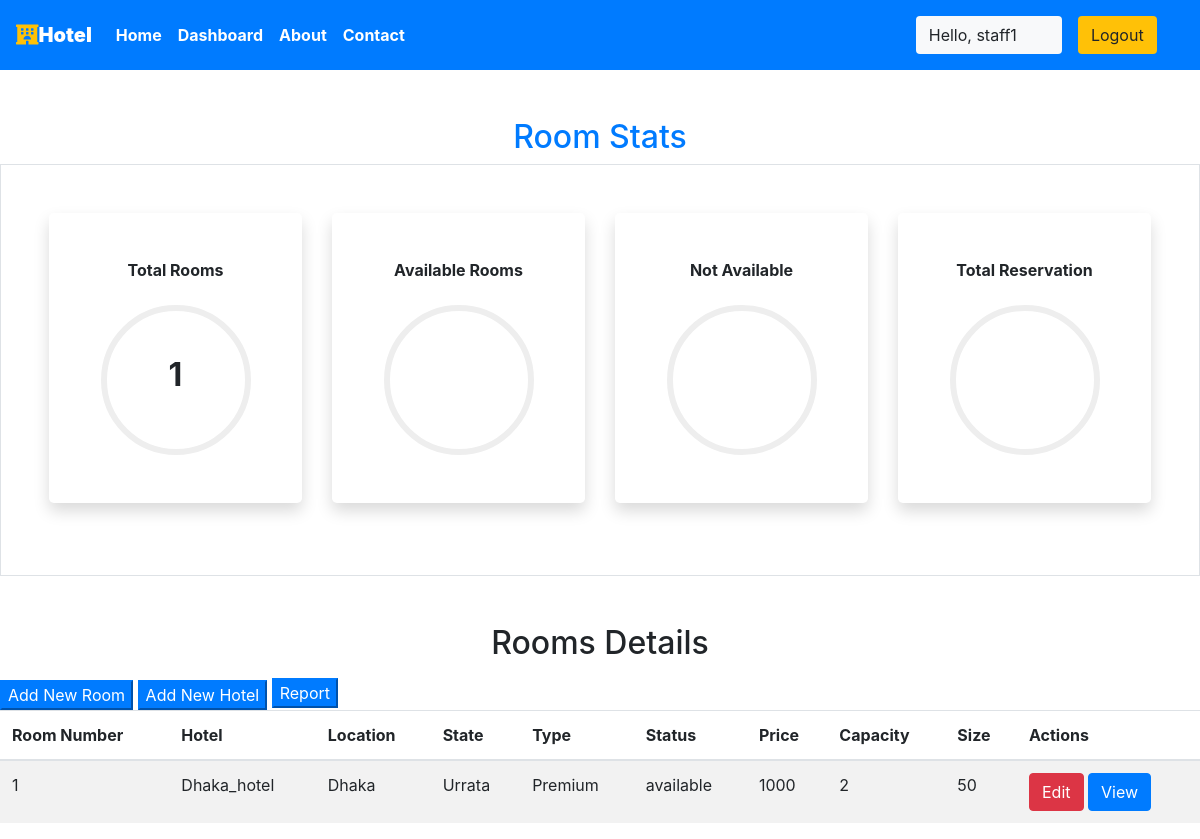
The app's page /staff/panel (signed in), older data.
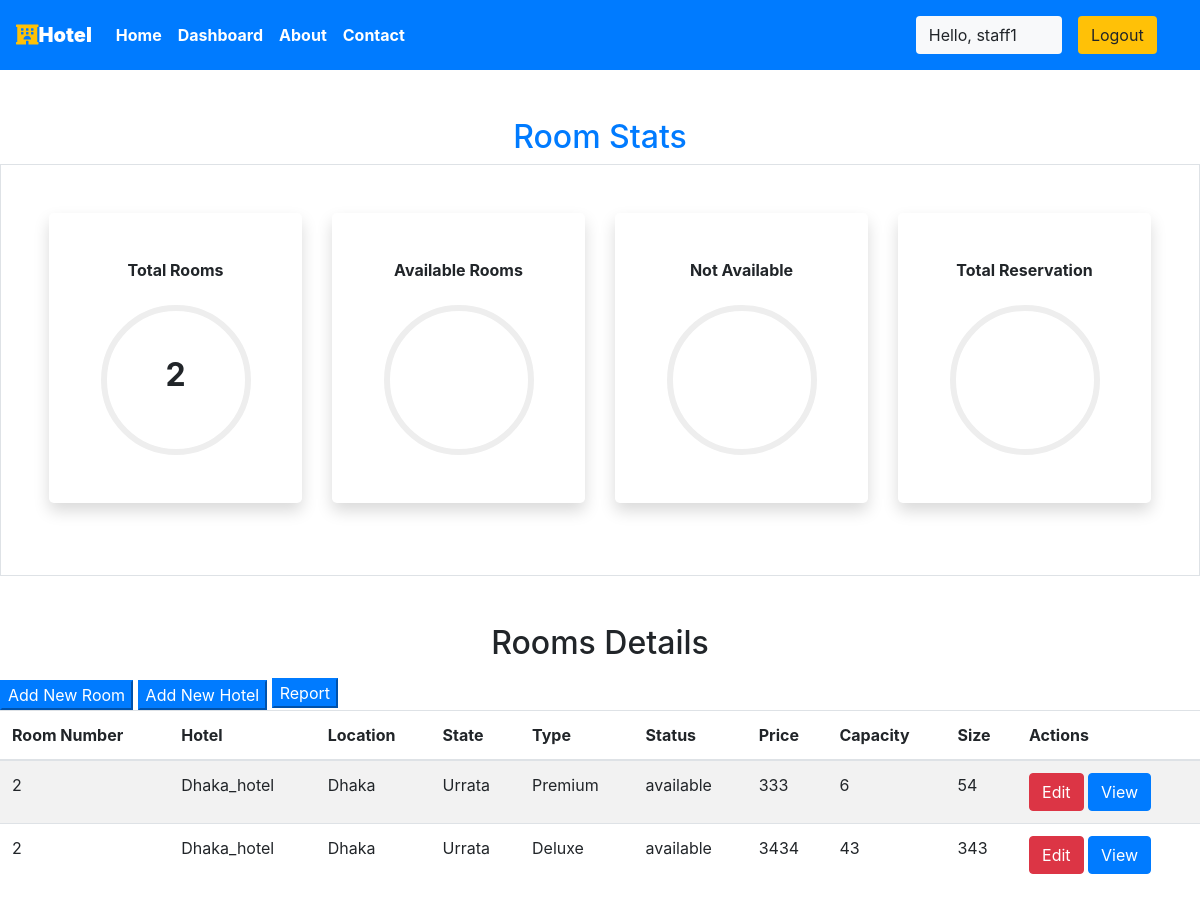
The same page, newer data.
### main/models.py (models this page shows, shortened)
class Room(models.Model):
    ROOM_STATUS = (
    ("1", "available"),
    ("2", "not available"),
    )
    ROOM_TYPE = (
    ("1", "Premium"),
    ("2", "Deluxe"),
    ("3","Basic"),
    )
    id = models.AutoField(primary_key=True)
    room_type = models.CharField(max_length=50,choices = ROOM_TYPE)
    capacity = models.IntegerField()
    price = models.IntegerField()
    size = models.IntegerField()
    hotel = models.ForeignKey(Hotel, on_delete = models.CASCADE)
    status = models.CharField(choices =ROOM_STATUS,max_length = 15)
    roomnumber = models.IntegerField()
    photo=models.ImageField(upload_to='room/', null=True, blank=True)
    Services=models.CharField(max_length=30,null=True)

class Hotel(models.Model):
    id = models.AutoField(primary_key=True)
    name = models.CharField(max_length=30,null=True)
    owner = models.ForeignKey(CustomUser, blank=True, null=True, on_delete=models.CASCADE)
    location = models.CharField(max_length=50)
    state = models.CharField(max_length=50,null=True)
    country = models.CharField(max_length=50,null=True)
    photo=models.ImageField(upload_to='hotel/', null=True, blank=True)
    def __str__(self):
        return self.name

### main/views.py (the view)
# urls.py: path('staff/panel', views.panel,name="staffpanel"),
@login_required(login_url='/staff')
def panel(request):
    if  request.user.groups.exists():
        user = request.user
        hotell = Hotel.objects.filter(owner=user)
        totall_rooms = []
        for hotels in hotell:
            room = Room.objects.filter(hotel=hotels)
            totall_rooms += room
        total_rooms = len(totall_rooms)
        hotel = Hotel.objects.filter(owner=user)
        response = render(request,'staff/panel.html',{'name':hotel,'rooms':totall_rooms,'total_rooms':total_rooms})
        return HttpResponse(response)
    else:
        messages.success(request,"Access Denied")
        return redirect('homepage')

### main/templatetags/app_tags.py (called while the page is built)
@register.filter(name='has_group')
def has_group(user, group_name):
    group = Group.objects.get(name=group_name)
    return True if group in user.groups.all() else False

### templates/staff/panel.html (shortened to what the changed rows need)
{% extends 'basic.html' %} {% block title %} staff panel {% endblock title %}
{% block body %}
<section class="my-5">
  {%load app_tags%}
  <h2 class="text-center text-primary">Room Stats</h2>
  <div class="container-fluid px-5 py-5 border">
    <div class="row">
      <div class="col-xl-3 col-lg-6 col-sm-12 mb-4">
        <div class="bg-white rounded-lg p-5 shadow">
          <h2 class="h6 font-weight-bold text-center mb-4">Total Rooms</h2>
          {% if total_rooms is not none %}
          <div
            class="progress mx-auto"
            data-value="{{"
            total_rooms|percentage:total_rooms}}
          >
            <span class="progress-left">
            </span>
            <span class="progress-right">
            </span>
            <div
              class="progress-value w-100 h-100 rounded-circle d-flex align-items-center justify-content-center"
            >
              <div class="h2 font-weight-bold">{{ total_rooms}}</div>
            </div>
          </div>
          {% endif %}
        </div>
      </div>
      <div class="col-xl-3 col-lg-6 col-sm-12 mb-4">
        <div class="bg-white rounded-lg p-5 shadow">
          <h2 class="h6 font-weight-bold text-center mb-4">Available Rooms</h2>
        </div>
      </div>
      <div class="col-xl-3 col-lg-6 col-sm-12 mb-4">
        <div class="bg-white rounded-lg p-5 shadow">
          <h2 class="h6 font-weight-bold text-center mb-4">Not Available</h2>
        </div>
      </div>
      <div class="col-xl-3 col-lg-6 col-sm-12 mb-4">
        <div class="bg-white rounded-lg p-5 shadow">
          <h2 class="h6 font-weight-bold text-center mb-4">
            Total Reservation
          </h2>
        </div>
      </div>
    </div>
  </div>
</section>
<h2 class="text-center pb-2">Rooms Details</h2>
<table class="table table-striped">
  <thead>
    <th>Room Number</th>
    <th>Hotel</th>
    <th>Location</th>
    <th>State</th>
    <th>Type</th>
    <th>Status</th>
    <th>Price</th>
    <th>Capacity</th>
    <th>Size</th>
    <th colspan="2">Actions</th>
  </thead>
  {% if rooms %} {% for each_room in rooms %}
  <tr>
    <td>{{each_room.roomnumber}}</td>
    <td>{{each_room.hotel}}</td>
    <td>{{each_room.hotel.location}}</td>
    <td>{{each_room.hotel.state}}</td>
    <td>{{each_room.get_room_type_display}}</td>
    <td>{{each_room.get_status_display}}</td>
    <td>{{each_room.price}}</td>
    <td>{{each_room.capacity}}</td>
    <td>{{each_room.size}}</td>
    <td colspan="2">
      <a href="/staff/panel/edit-room?roomid={{each_room.id}}"
        ><button class="btn btn-danger">Edit</button></a
      >
      <a href="/staff/panel/view-room?roomid={{each_room.id}}"
        ><button class="btn btn-primary">View</button></a
      >
    </td>
  </tr>
  {% endfor %} {% endif %}
</table>
{% endblock body %}

Row changes from the older to the newer data that the page shows:
removed Room: roomnumber "1", hotel "Dhaka_hotel", hotel.location "Dhaka", hotel.state "Urrata", room_type "Premium", status "available", price "1000", capacity "2", size "50"
added Room: roomnumber "2", hotel "Dhaka_hotel", hotel.location "Dhaka", hotel.state "Urrata", room_type "Premium", status "available", price "333", capacity "6", size "54"
added Room: roomnumber "2", hotel "Dhaka_hotel", hotel.location "Dhaka", hotel.state "Urrata", room_type "Deluxe", status "available", price "3434", capacity "43", size "343"
Text that changed along with them:
{{ total_rooms }}: "1" → "2"
